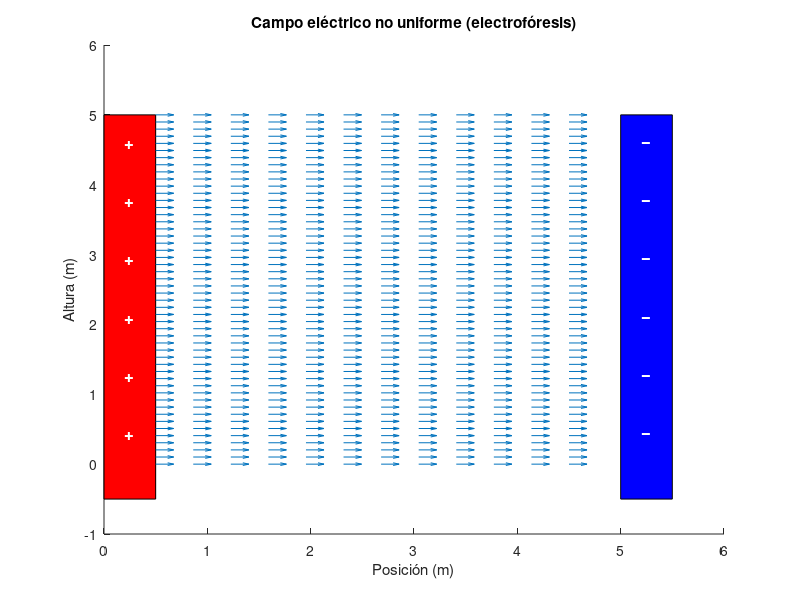

The MATLAB script that drew this image:
% Campo con geometría variable para electrofóresis.

% ---- INPUTS DEL USUARIO ----
d = input('Separación entre placas (m): ');
L1 = input('Altura de placa izquierda (m): ');
L2 = input('Altura de placa derecha (m): ');
V_voltaje = input('Voltaje (V): ');

% ---- DEFINIR ALTURA MÁXIMA Y GRILLA ----
L_max = max(L1, L2);
y_range = linspace(0, L_max, 50);
x_range = linspace(0.5, d-0.5, 12);
[X, Y] = meshgrid(x_range, y_range);

hold on;

% ---- COMPONENTES DEL CAMPO (no uniforme) ----
% E(y) = V / d(y), donde d(y) es la distancia local entre placas en cada posición Y
% d(y) = d cuando ambas placas cubren esa altura
% d(y) → ∞ cuando solo una placa la cubre (campo = 0)

U = zeros(size(X));
V = zeros(size(Y));

for i = 1:length(y_range)
    y = y_range(i);
    % Verificar si ambas placas cubren esta altura
    if y <= L1 && y <= L2
        % Ambas placas presente: campo normal
        U(i, :) = V_voltaje / d;
    else
        % Región de campo no uniforme: solo una placa o ninguna
        % No hay campo donde no hay placa (comportamiento ideal)
        U(i, :) = 0;
    end
end


% Placas con alturas individuales
rectangle('Position', [0,    -0.5, 0.5, L1+0.5], 'FaceColor', 'r');
rectangle('Position', [d,    -0.5, 0.5, L2+0.5], 'FaceColor', 'b');

% ---- GRAFICADO ----
quiver(X, Y, U, V, 0.5);

% Espaciado adaptativo para signos (evitar solapamiento)
sign_spacing = max(L_max / 6, 0.5);  % Al menos 6 signos o espaciado mínimo de 0.5

% Signos sobre placa izquierda
for y_pos = sign_spacing/2:sign_spacing:L1
    text(0.25, y_pos, '+', 'FontSize', 12, 'Color', 'white', ...
        'HorizontalAlignment', 'center', 'VerticalAlignment', 'middle', ...
        'FontWeight', 'bold');
end

% Signos sobre placa derecha
for y_pos = sign_spacing/2:sign_spacing:L2
    text(d+0.25, y_pos, '−', 'FontSize', 12, 'Color', 'white', ...
        'HorizontalAlignment', 'center', 'VerticalAlignment', 'middle', ...
        'FontWeight', 'bold');
end

title('Campo eléctrico no uniforme (electrofóresis)');
xlabel('Posición (m)');
ylabel('Altura (m)');
hold off;
